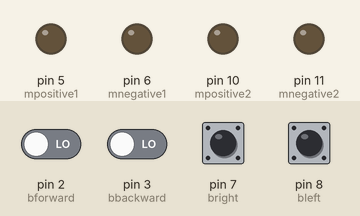
A sketch run on a simulated Arduino Uno, built with avr-gcc and run on an emulated ATmega328P. Parts: output pins drawn as LEDs (lit = HIGH). Inputs (shaded band) come from the test bench; at power-on: pin 2 (bforward), pin 3 (bbackward), pin 7 (bright), pin 8 (bleft) LOW. What the sketch prints to the serial monitor is not drawn.

Above: at 1.3 s.
1.4 s: pin 2 (bforward) driven HIGH
At 2.6 s:
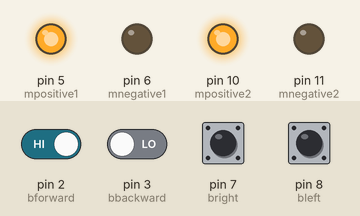
3.2 s: pin 2 (bforward) driven LOW
At 4.6 s:
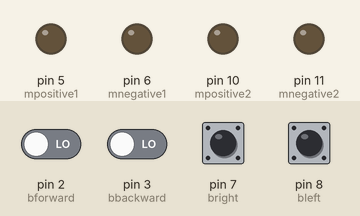
5.0 s: pin 3 (bbackward) driven HIGH
At 6.4 s:
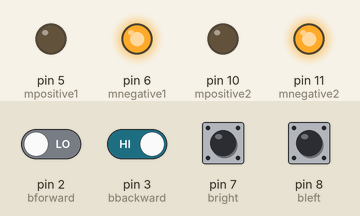
6.7 s: pin 3 (bbackward) driven LOW
At 7.3 s:
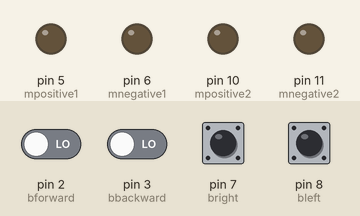
8.5 s: pin 7 (bright) pulled HIGH for 0.3 s
At 9.1 s:
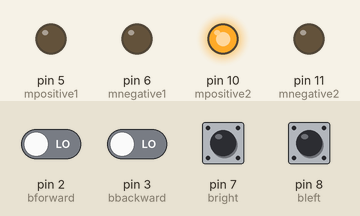
10.7 s: pin 8 (bleft) pulled HIGH for 0.3 s
At 11.12 s:
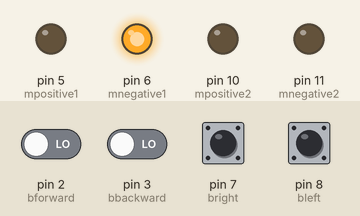
Timing chart, 0 to 13.7 s (numbered marks = the images above; inputs shaded):
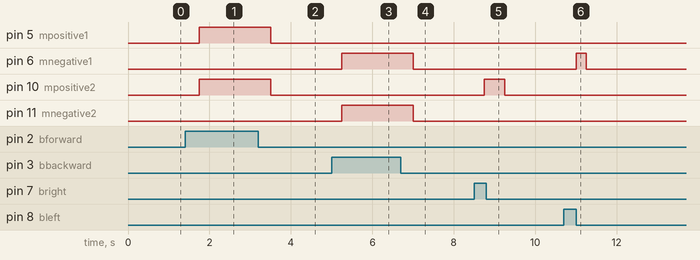

Measured:
- after the input at 1.4 s, pin 5 (mpositive1), pin 10 (mpositive2): LOW → HIGH after 0.35 s
- after the input at 3.2 s, pin 5 (mpositive1), pin 10 (mpositive2): HIGH → LOW after 0.30 s
- after the input at 5.0 s, pin 6 (mnegative1), pin 11 (mnegative2): LOW → HIGH after 0.25 s
- after the input at 6.7 s, pin 6 (mnegative1), pin 11 (mnegative2): HIGH → LOW after 0.30 s
- after the input at 8.5 s, pin 10 (mpositive2): LOW → HIGH after 0.25 s, → LOW 0.50 s later
- after the input at 10.7 s, pin 6 (mnegative1): LOW → HIGH after 0.30 s, → LOW 0.25 s later

The sketch:

squad_asc_marwa_carcontroller.ino
```cpp
#define bforward 2
#define bbackward 3
#define bright 7
#define bleft 8
//motor 1 pins
#define mpositive1 5
#define mnegative1 6
//motor 2
#define mpositive2 10
#define mnegative2 11
void stopstate() //in case no button is pushed so all output is low
{
  digitalWrite(mpositive1,LOW);
  digitalWrite(mnegative1,LOW);
  digitalWrite(mpositive2,LOW);
  digitalWrite(mnegative2,LOW);
  }
void forwardstate(){
   digitalWrite(mpositive1,HIGH);
   digitalWrite(mnegative1,LOW);
   digitalWrite(mpositive2,HIGH);
   digitalWrite(mnegative2,LOW);
  }
void backstate(){
   digitalWrite(mpositive1,LOW);
   digitalWrite(mnegative1,HIGH);
   digitalWrite(mpositive2,LOW);
   digitalWrite(mnegative2,HIGH);
  }
void rightstate(){
   digitalWrite(mpositive1,LOW);
   digitalWrite(mnegative1,LOW);
   digitalWrite(mpositive2,HIGH);
   digitalWrite(mnegative2,LOW);
  }
void leftstate(){
   digitalWrite(mpositive1,LOW);
   digitalWrite(mnegative1,HIGH);
   digitalWrite(mpositive2,LOW);
   digitalWrite(mnegative2,LOW);
  }
void setup() {
  //input buttons
 pinMode(bforward,INPUT);
 pinMode(bbackward,INPUT);
 pinMode(bright,INPUT);
 pinMode(bleft,INPUT);
 Serial.begin(9600);
 //output pins of motors
  pinMode(mpositive1,OUTPUT);
  pinMode(mnegative1,OUTPUT);
  pinMode(mpositive2,OUTPUT);
  pinMode(mnegative2,OUTPUT);
 //initialize mtor in stop state
 stopstate();
}
void loop() {
 if (digitalRead(bforward)==HIGH){
  Serial.print("forward");
  delay(250);
  forwardstate(); }
 else if(digitalRead(bbackward)==HIGH){
   Serial.print("backward");
   delay(250);
   backstate(); }
  else if(digitalRead(bright)==HIGH){
    Serial.print("right");
    delay(250);
    rightstate(); }
   else if(digitalRead(bleft)==HIGH){
    Serial.print("left");
    delay(250);
    leftstate(); }
    else{
    delay(250);
    stopstate();}}
```

Squad_asc_shape_PROJECT.c
```cpp
#include <stdio.h>
#include <stdlib.h>
#include <math.h>'

struct Shape    //struct to determine the shape and its height
{
    int height;
    char symbol;
};

void drawcircle(int r) //Merna and Aya
{
    int i,k;

    for (i=0; i<(2*r+1); i++)
    {
        for (k=0; k<(2*r+1); ++k)
        {
            if(pow(i-r,2)+pow(k-r,2) <= pow(r,2)+1)
            {
                printf("*");  //if point is inside circle print *
            }
            else
            {
                printf(" "); //if point outside circle print space
            }
            printf(" ");
        }
        printf("\n");

    }
}


void square (int h) //Raneem
{
    int i,j;
    for(j=0; j<h; j++)
    {
        for(i=0; i<h; i++)
        {
            printf("* ");
        }
        printf("\n");
    }
}


void triangle (int height) //Marwa
{
    int i,k;
    for(i=1; i<=height; i++)
    {
        for(k=1; k<=i; k++)
        {
            printf("* ");
        }
        printf("\n");
    }

}

void pyramid(int h) //Aya
{
    int i,j;
    for(i=1; i<=h; i++)
    {
        for(j=1; j<=2*h-1; j++)
        {
            if(j >=h-(i-1)&& j<= h+(i-1))
                printf("*");
            else
                printf(" ");
        }
        printf("\n");
    }
}

void main() //Rawan
{
    struct Shape shape;
    printf("Enter letter of shape you want (Circle - Square - Triangle - Pyramid): ");
    scanf(" %c",&shape.symbol);
    printf("Enter height/diameter: ");
    scanf("%d",&shape.height);
    if(shape.height <=0) //to check validity of height
        printf("Invalid height");
    else
    {
        switch(shape.symbol)
        {
        case 'c': case'C':
            drawcircle(shape.height/2);
            break;
        case 'S': case's':
            square(shape.height);
            break;
        case 'T': case't':
            triangle(shape.height);
            break;
        case 'P': case'p':
            pyramid(shape.height);
            break;
        default:
            printf("Invalid letter"); //when user inputs an invalid character

        }
    }

}
```

squad_asc_marwa_bettercalculator.c
```cpp
#include <stdio.h>
int main(){
    float n2;
    float n1;
    char op;
    printf("enter the first number:  ");
    scanf("%f",&n1);
    printf("enter operation: ");
    scanf(" %c",&op);
    printf("enter the second number:  ");
    scanf("%f",&n2);

    if(op == '+')
    {
       printf("%f", n1+n2);
    } else if(op == '-')
    {
      printf("%f", n1-n2);
    }else if(op == '*')
    {
      printf("%f", n1*n2);
    }else if(op == '/')
    {
      printf("%f", n1/n2);
    }else {
        printf("invalid operation");
    }

}
```

squad_asc_marwa_guessinggame.c
```cpp
#include <stdio.h>
int main(){
    int secretnum = 2;
    int guess;
    int count=0;
    int limit=3;
    int outofguesses=0;

    while(guess!=secretnum && outofguesses==0)
    {
        if(count<limit){
            printf("enter a number: ");
            scanf("%d",&guess);
            count++;
        }else {
            outofguesses=1;
        }
    }
    if(outofguesses==1){
        printf("Out of guesses");
    }else{
        printf("YOU WIN!");
    }
}
```

squad_asc_marwa_helloworld.c
```cpp
#include <stdio.h>
int main(void)
{
    printf("hello world");
    return 0;
}
```

squad_asc_marwa_pyramid.c
```cpp
#include <stdio.h>
int main()
{
    int value;
    char arr[20][20]= {               "        *",
                                   "      * * *" ,
                               "    * * * * *",
                            "  * * * * * * * ",
                            "* * * * * * * * *" };
    printf("enter the height value: ");
    scanf("%d",&value);
    if (value>=2&&value<=5)
    {for(int i=0;i<=value-1;i++)
    {
        printf(" \n%s", arr[i]);

    }}else {
        printf("invaled");
    }

}
```

squad_asc_marwa_simplecalculator.c
```cpp
#include <stdio.h>
int main()
{
    float x;
    float y;
    printf("enter the first number: ");
    scanf("%f",&x);
    printf("enter the second number: ");
    scanf("%f",&y);
    printf("the sum is: %f",x+y);
    printf("the subtraction is: %f",x-y);


}
```
